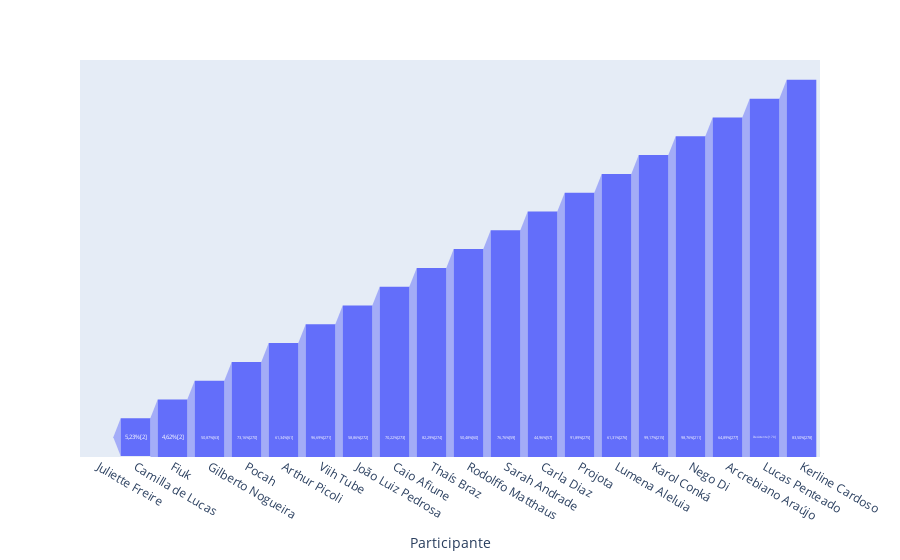

The code cell stored with this chart in its notebook:
### Code cell
bbb21 = html[0]
lista =[bbb21]
dados = pd.concat(lista)

go.funnel(dados, x='Participante', y='% dos votos')

### Figure 1 — Plotly figure (JSON) as saved in the notebook; plotly's stock layout.template omitted (floating-point values rounded to 4 significant figures)
{"data": [{"hovertemplate": "Participante=%{x}<br>% dos votos=%{y}<extra></extra>", "legendgroup": "", "marker": {"color": "#636efa"}, "name": "", "orientation": "v", "showlegend": false, "type": "funnel", "x": ["Juliette Freire", "Camilla de Lucas", "Fiuk", "Gilberto Nogueira", "Pocah", "Arthur Picoli", "Viih Tube", "João Luiz Pedrosa", "Caio Afiune", "Thaís Braz", "Rodolffo Matthaus", "Sarah Andrade", "Carla Diaz", "Projota", "Lumena Aleluia", "Karol Conká", "Nego Di", "Arcrebiano Araújo", "Lucas Penteado", "Kerline Cardoso"], "xaxis": "x", "y": ["90,15%[2]", "5,23%[2]", "4,62%[2]", "50,87%[63]", "73,16%[270]", "61,34%[61]", "96,69%[271]", "58,86%[272]", "70,22%[273]", "82,29%[274]", "50,48%[60]", "76,76%[59]", "44,96%[57]", "91,89%[275]", "61,31%[276]", "99,17%[215]", "98,76%[211]", "64,89%[277]", "Desistente[170]", "83,50%[278]"], "yaxis": "y"}], "layout": {"legend": {"tracegroupgap": 0}, "margin": {"t": 60}, "xaxis": {"anchor": "y", "domain": [0, 1], "title": {"text": "Participante"}}, "yaxis": {"anchor": "x", "domain": [0, 1], "title": {"text": "% dos votos"}}}}
